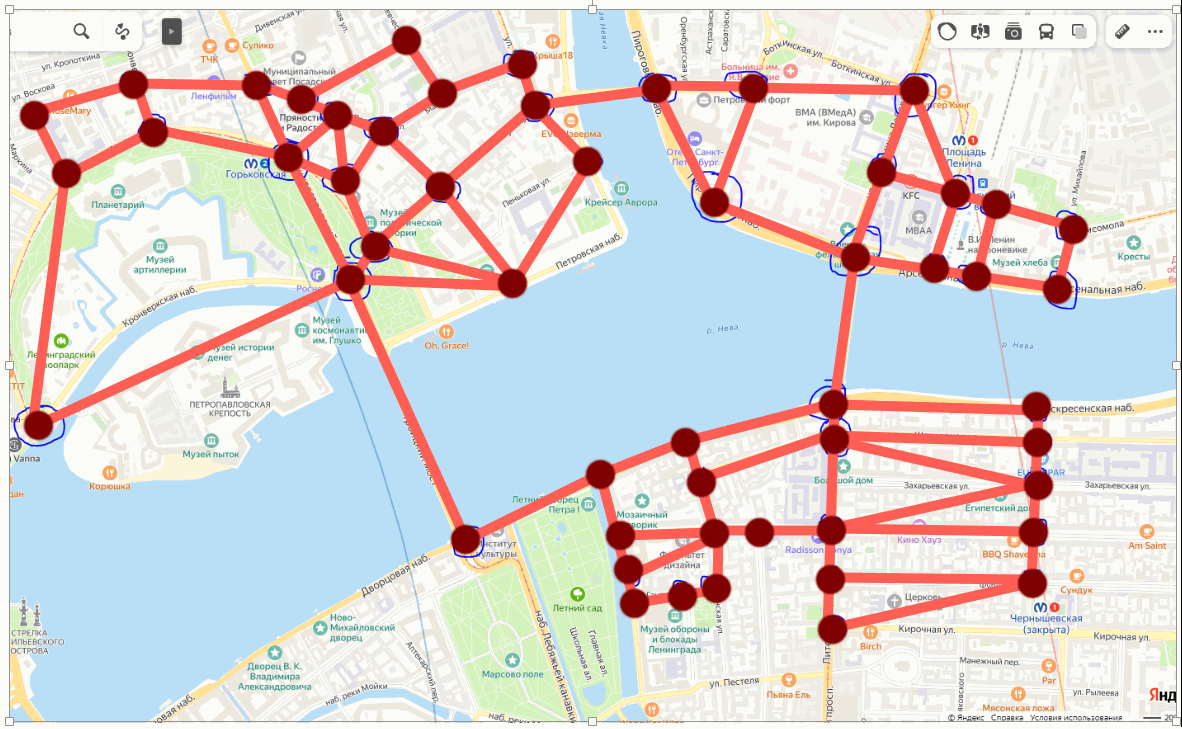
#> input picture lab3/map.png, 1182 x 729 px
$ python -i parse.py   (imports and definitions only)
#> lines starting #> are read from the running program, lines starting #| are printed output that depends on the picture; after the words box and inside, x2 and y2 are one past the last pixel; in counts of white or black regions, pixels touching at a corner belong together
import cv2
import numpy as np
import matplotlib.pyplot as plt

def hex_to_bgr(hex_color):
    hex_color = hex_color.lstrip('#')
    return np.array([int(hex_color[i:i + 2], 16) for i in (4, 2, 0)])

def split_line(start, end, segment_length=10):
    line_vector = np.array(end) - np.array(start)
    line_length = np.linalg.norm(line_vector)
    if line_length < segment_length:
        return [start, end]
    num_segments = int(np.ceil(line_length / segment_length))
    segment_vector = line_vector / num_segments
    segments = [start + i * segment_vector for i in range(num_segments + 1)]
    return segments

def parse_graph_image(image_path):
#> called with image_path = 'map.png'
    image = cv2.imread(image_path)
#> image is the input picture: shape (729, 1182, 3); mean B, G, R 211.5, 212.3, 217.7
    node_color = hex_to_bgr('#7F0000')
    edge_color = hex_to_bgr('#FF5E55')
    node_mask = cv2.inRange(image, np.array(node_color), np.array(node_color))
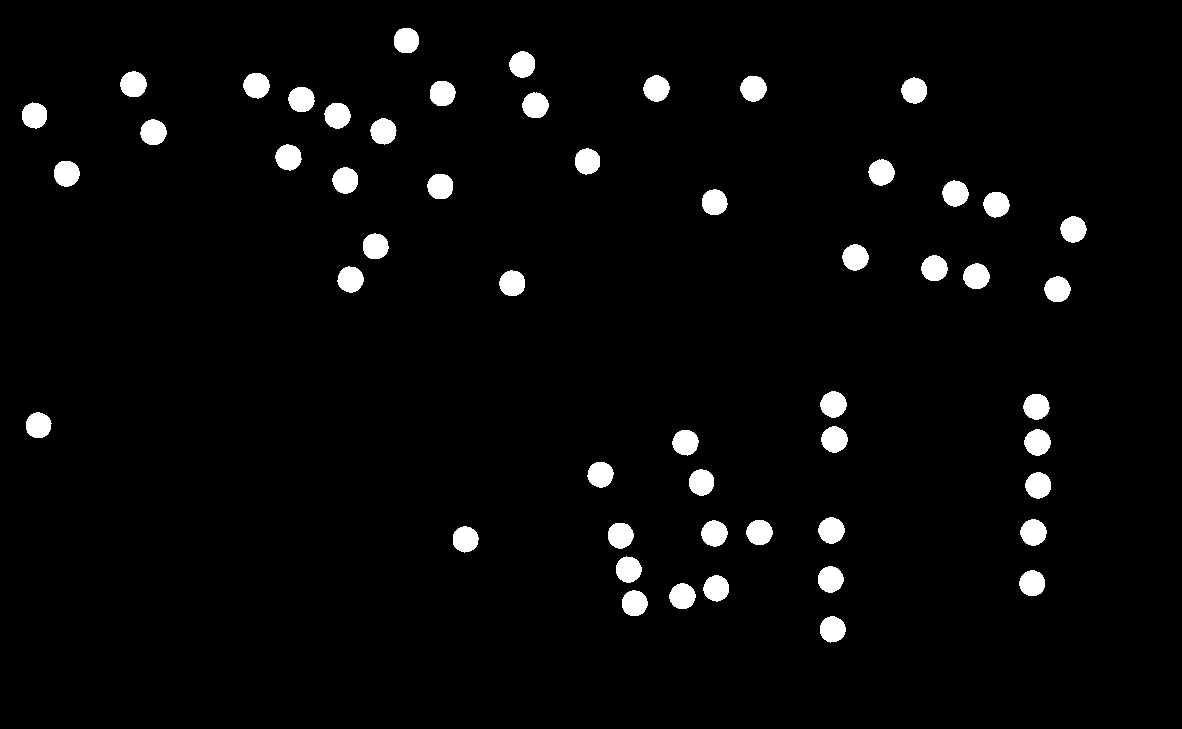
#> node_mask: shape (729, 1182); 3.3% white; 53 white regions, largest, box (x1, y1, x2, y2) and area: (821, 426, 848, 453) 547, (1020, 519, 1047, 546) 546, (820, 391, 847, 418) 545
    edge_mask = cv2.inRange(image, np.array(edge_color), np.array(edge_color))
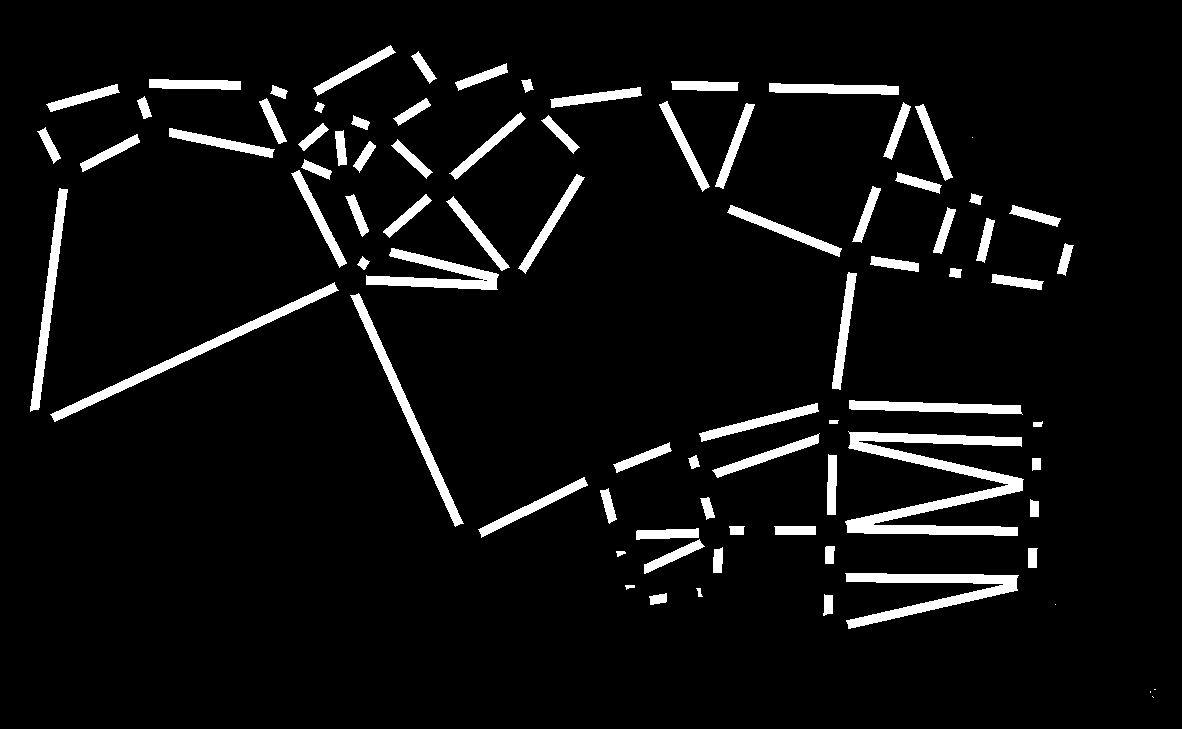
#> edge_mask: shape (729, 1182); 6.1% white; 83 white regions (5 under 20 px)

    nodes = []
    contours, _ = cv2.findContours(node_mask, cv2.RETR_EXTERNAL, cv2.CHAIN_APPROX_SIMPLE)
#> contours = 53 contours; largest, box (x1, y1, x2, y2) and area: (821, 426, 848, 453) 510, (1020, 519, 1047, 546) 509, (1024, 429, 1051, 456) 508, (820, 391, 847, 418) 508, (701, 520, 728, 547) 507
    for contour in contours:
        if cv2.contourArea(contour) > 100:
            M = cv2.moments(contour)
            if M["m00"] != 0:
                cX = int(M["m10"] / M["m00"])
                cY = int(M["m01"] / M["m00"])
                nodes.append((cX, cY))
#> this loop made 53 passes
#> (cX, cY) on passes 1 to 12: (832, 628), (634, 602), (681, 595), (715, 587), (1031, 582), (830, 578), (628, 569), (465, 538), (620, 535), (759, 531), (713, 533), (1032, 532)
#> after the loop, nodes = 53 pairs, first value 34 to 1072, second value 40 to 628

    edge_contours, _ = cv2.findContours(edge_mask, cv2.RETR_EXTERNAL, cv2.CHAIN_APPROX_SIMPLE)
#> edge_contours = 83 contours, 5 with area under 20; largest, box (x1, y1, x2, y2) and area: (845, 431, 1024, 536) 5567, (845, 573, 1019, 629) 2780, (50, 282, 339, 422) 2502, (350, 293, 464, 527) 2038, (366, 248, 499, 290) 1945
    edges = []
    for contour in edge_contours:
        if cv2.contourArea(contour) > 5:
            rect = cv2.minAreaRect(contour)
            box = cv2.boxPoints(rect)
            box = np.int0(box)
            width, height = rect[1]
            start_coord = box[0]
            end_coord = box[1]

            if min(width, height) < 10:
                segments = split_line(start_coord, end_coord, segment_length=10)
                for i in range(len(segments) - 1):
                    nearest_start_node = min(range(len(nodes)), key=lambda j: np.linalg.norm(np.array(nodes[j]) - segments[i]))
                    nearest_end_node = min(range(len(nodes)), key=lambda j: np.linalg.norm(np.array(nodes[j]) - segments[i + 1]))
                    if nearest_start_node != nearest_end_node:
                        edges.append((nearest_start_node, nearest_end_node))
            else:
                nearest_start_node = min(range(len(nodes)), key=lambda j: np.linalg.norm(np.array(nodes[j]) - start_coord))
                nearest_end_node = min(range(len(nodes)), key=lambda j: np.linalg.norm(np.array(nodes[j]) - end_coord))
                if nearest_start_node != nearest_end_node:
                    edges.append((nearest_start_node, nearest_end_node))
#> this loop made 83 passes
#> (rect, box, width, height, line_vector in split_line, line_length in split_line, num_segments in split_line, segment_vector in split_line) on passes 17, 19, 23, 36, 48: (((736.5, 530), (8, 15), -90), [[744, 534], [729, 534], [729, 526], [744, 526]], 8, 15, [-15, 0], 15, 2, [-7.5, 0]), (((707.2, 507.4), (8.86, 22.18), -16.39), [[706, 519], [699, 498], [708, 495], [714, 516]], 8.86, 22.18, [-7, -21], 22.14, 3, [-2.33, -7]), (((693.5, 461.7), (8.85, 11.7), -18.43), [[691, 468], [687, 457], [695, 454], [699, 465]], 8.85, 11.7, [-4, -11], 11.7, 2, [-2, -5.5]), (((955, 272.5), (8.88, 11.34), -80.54), [[959, 277], [948, 275], [950, 267], [961, 269]], 8.88, 11.34, [-11, -2], 11.18, 2, [-5.5, -1]), (((975.4, 198.7), (8.97, 11.4), -75.96), [[979, 204], [968, 201], [971, 193], [982, 195]], 8.97, 11.4, [-11, -3], 11.4, 2, [-5.5, -1.5])
#> (rect, box, width, height, line_vector in split_line, line_length in split_line, num_segments in split_line, segment_vector in split_line) on passes 16, 20, 31, 32: (((794.5, 530), (8, 41), -90), [[815, 534], [774, 534], [774, 526], [815, 526]], 8, 41, [-41, 0], 41, 5, [-8.2, 0]), (((608.2, 505.5), (8.95, 34.2), -14.93), [[608, 523], [599, 490], [608, 487], [616, 520]], 8.95, 34.2, [-9, -33], 34.21, 4, [-2.25, -8.25]), (((935.5, 406.9), (9.1, 173.3), -88.33), [[1021, 413], [848, 408], [849, 399], [1022, 404]], 9.1, 173.3, [-173, -5], 173.1, 18, [-9.61, -0.278]), (((406.4, 409), (9.02, 254.3), -24.36), [[454, 526], [349, 295], [358, 291], [462, 523]], 9.02, 254.3, [-105, -231], 253.7, 26, [-4.04, -8.88])

    for edge in edges:
        start_node = nodes[edge[0]]
        end_node = nodes[edge[1]]
        cv2.line(image, start_node, end_node, (0, 255, 0), 1)
#> this loop made 40 passes
#> edge on passes 1 to 12: (4, 0), (12, 9), (9, 10), (10, 14), (8, 15), (14, 16), (11, 12), (20, 21), (7, 24), (22, 25), (25, 26), (26, 27)
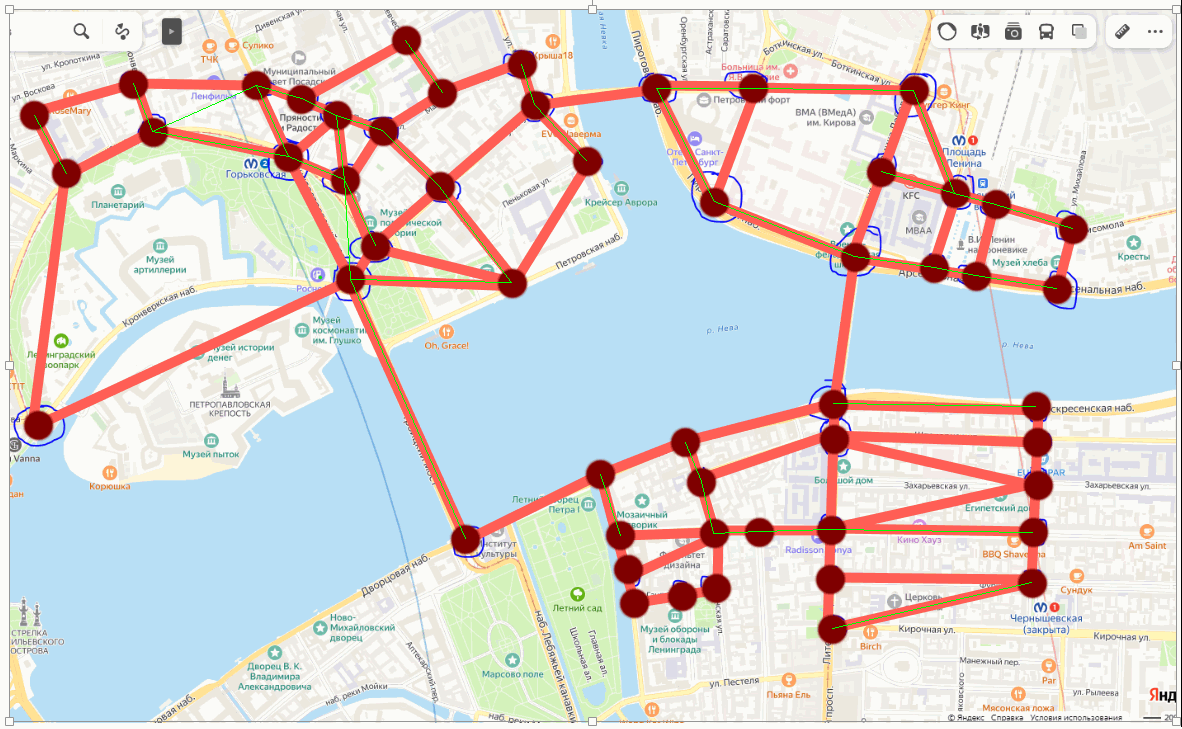
#> image: shape (729, 1182, 3); 0.4% of pixels changed, all inside (x1, y1, x2, y2) = (34, 40, 1073, 629)

    plt.imshow(cv2.cvtColor(image, cv2.COLOR_BGR2RGB))
    plt.title('Detected Rectangles and Edges')
    plt.axis('off')
    plt.show()

    with open('nodes.txt', 'w') as f:
        for node in nodes:
            f.write(f"{node[0]}, {node[1]}\n")
#> this loop made 53 passes

    return nodes, edges

>>> result = parse_graph_image('map.png')
